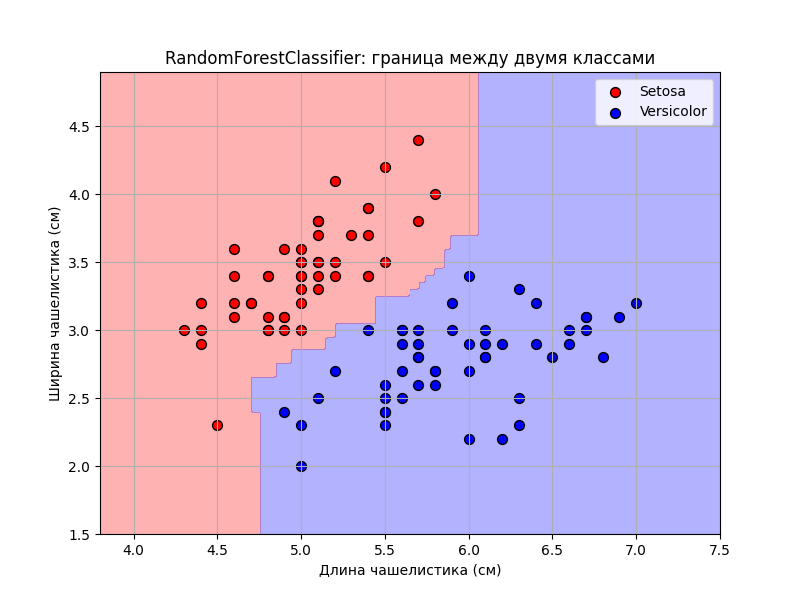

Recreate this plot in Python.
import numpy as np
import matplotlib.pyplot as plt
from sklearn.datasets import load_iris
from sklearn.ensemble import RandomForestClassifier

iris = load_iris()
X = iris.data
y = iris.target

# Выбираем только два класса: 0 (Setosa) и 1 (Versicolor)
mask = y != 2
X = X[mask]
y = y[mask]

# Используем только первые два признака (длина и ширина чашелистика)
X_2d = X[:, :2]

# Обучаем случайный лес
model = RandomForestClassifier(n_estimators=50, random_state=42)
model.fit(X_2d, y)

# Строим сетку для отображения решающей границы
xx, yy = np.meshgrid(np.linspace(X_2d[:, 0].min() - 0.5, X_2d[:, 0].max() + 0.5, 200),
                     np.linspace(X_2d[:, 1].min() - 0.5, X_2d[:, 1].max() + 0.5, 200))
Z = model.predict(np.c_[xx.ravel(), yy.ravel()])
Z = Z.reshape(xx.shape)

# График
plt.figure(figsize=(8, 6))
plt.contourf(xx, yy, Z, alpha=0.3, levels=[-0.5, 0.5, 1.5], colors=['red', 'blue'])
colors = ['red', 'blue']
labels = ['Setosa', 'Versicolor']
for label, color in zip(np.unique(y), colors):
    idx = y == label
    plt.scatter(X_2d[idx, 0], X_2d[idx, 1], c=color, label=labels[label], edgecolor='k', s=50)

plt.xlabel('Длина чашелистика (см)')
plt.ylabel('Ширина чашелистика (см)')
plt.title('RandomForestClassifier: граница между двумя классами')
plt.legend()
plt.grid(True)
plt.show()
